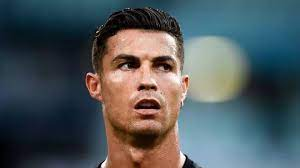
#> input picture project_main/train/Cristiano Ronaldo/CR1.jpg, 300 x 168 px, found by its file name; its folder holds only this picture in this run
$ python face_training.py
#> lines starting #> are read from the running program, lines starting #| are printed output that depends on the picture
import os
import cv2 as cv
import numpy as np
print('Training started')

people=['Cristiano Ronaldo','Donald Trump','Selena Gomez']
dir=r'F:\python\save files\project_main\train'

haar_cascade=cv.CascadeClassifier('project_main\haar_face.xml')

feature=[]
labels=[]

def create_train():
    for person in people:
        path=os.path.join(dir,person)
        label=people.index(person)

        for img in os.listdir(path):
            img_path=os.path.join(path,img)

            img_array=cv.imread(img_path)
#> img_array is the input picture: shape (168, 300, 3); mean B, G, R 91.8, 88.4, 80
            gray_scale=cv.cvtColor(img_array,cv.COLOR_BGR2GRAY)
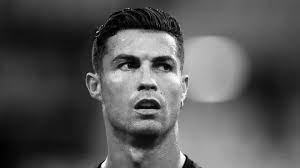
#> gray_scale: shape (168, 300); min 0, max 255, mean 86.2

            face_rect=haar_cascade.detectMultiScale(gray_scale,scaleFactor=1.1,minNeighbors=4)
#> face_rect = [[94, 24, 103, 103]]

            for(x,y,w,h) in face_rect:
                face_roi=gray_scale[y:y+h,x:x+w]
                feature.append(face_roi)
                labels.append(label)
#> this loop made 1 pass
#> pass 1, in create_train, `face_roi=gray_scale[y:y+h,x:x+w]`:
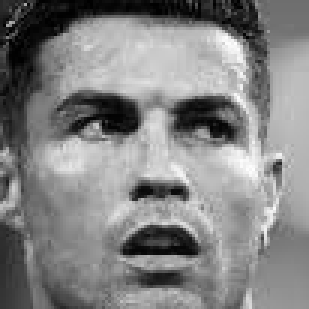
#> face_roi: shape (103, 103) (shown 3 times larger); min 0, max 254, mean 131.1
#> after the loop, feature = 1 item; labels = [0]
#> pass 2 of the loop in create_train, `for person in people:`:
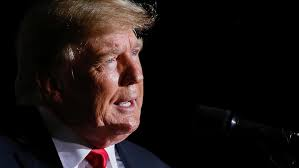
#> input picture project_main/train/Donald Trump/DT 14.jpg, 299 x 168 px, found by its file name
#> in create_train, img_array is the input picture: shape (168, 299, 3); mean B, G, R 18.5, 19.6, 27.4
#> in create_train, `gray_scale=cv.cvtColor(img_array,cv.COLOR_BGR2GRAY)`:
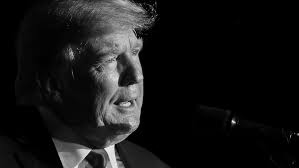
#> gray_scale: shape (168, 299); min 0, max 243, mean 21.8
#> face_rect = ()

#> (the run stopped early here; a loop or call above may not have finished)
